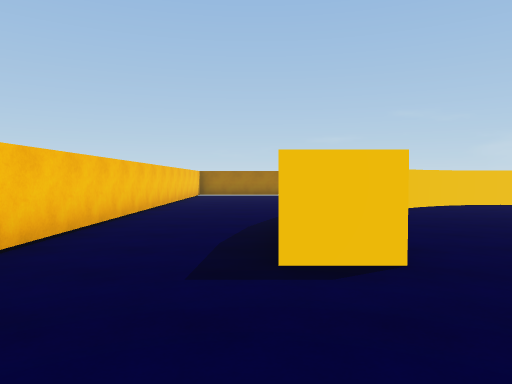
view 1 (above)

20 first-person views from a walk through a 3-D level made in the Unity game engine. The camera is 1.5 m above the floor, tilts 2° down and sees 70° across. The floor is counted in squares, 2 m on a side. Each view is taken from the middle of a square. On the plan, view 1 faces up. The plan holds only what a view shows up to about 11 squares ahead; the rest is blank.

view 2
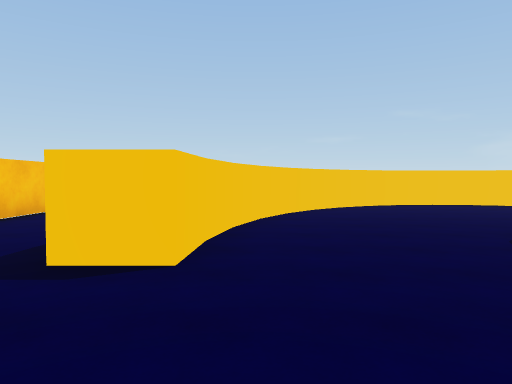

view 3
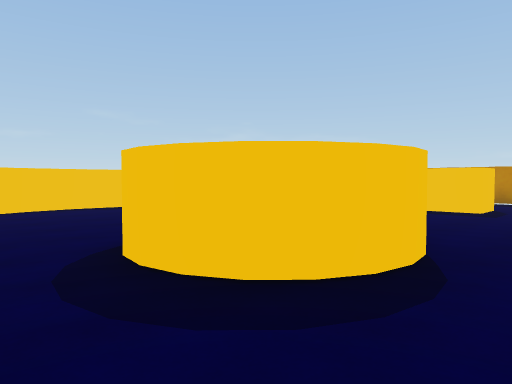

view 4
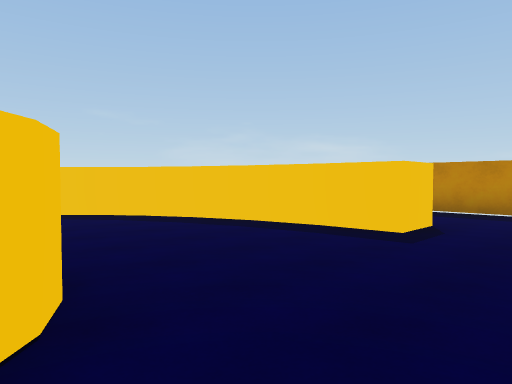

view 5
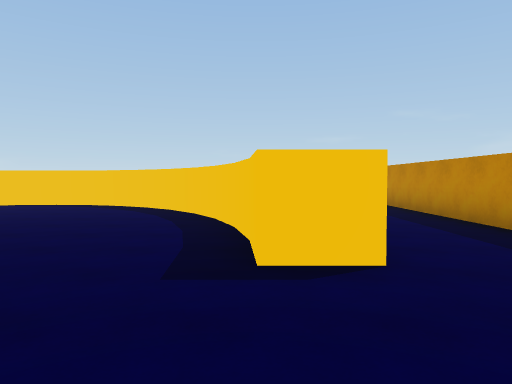

view 6
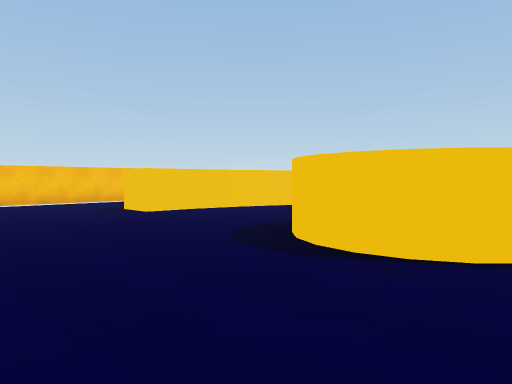

view 7
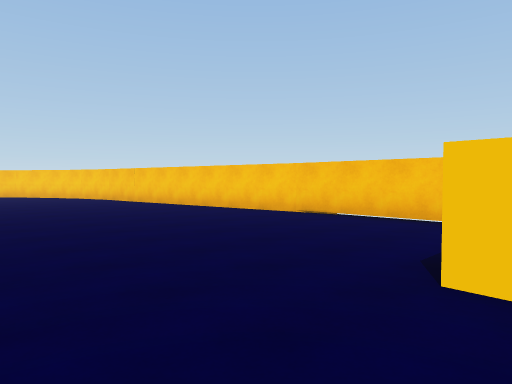

view 8
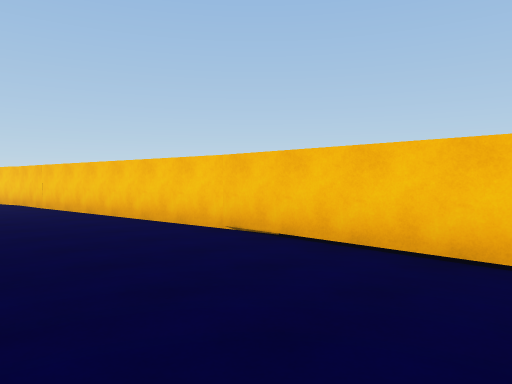

view 9
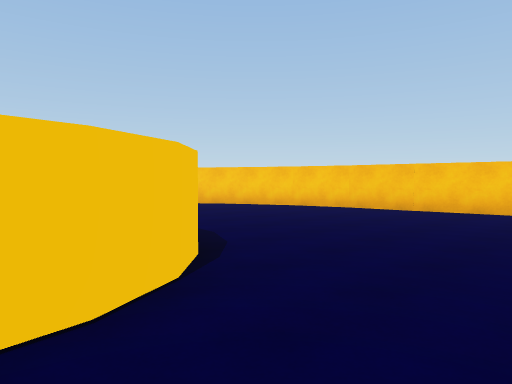

view 10
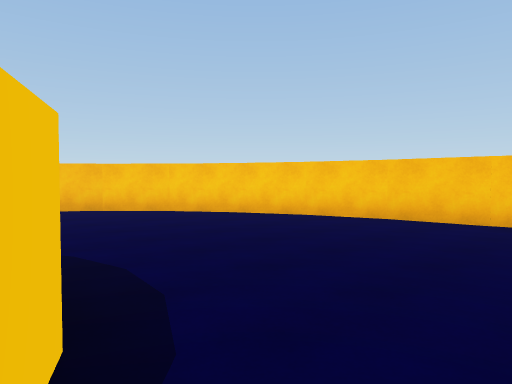

view 11
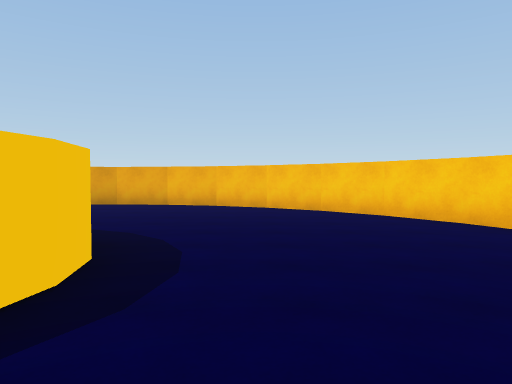

view 12
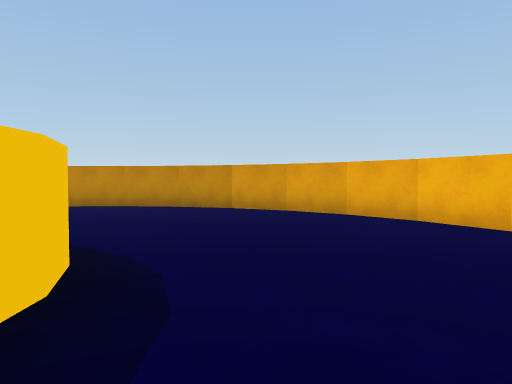

view 13
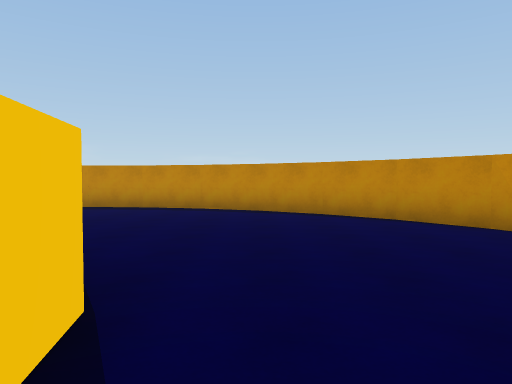

view 14
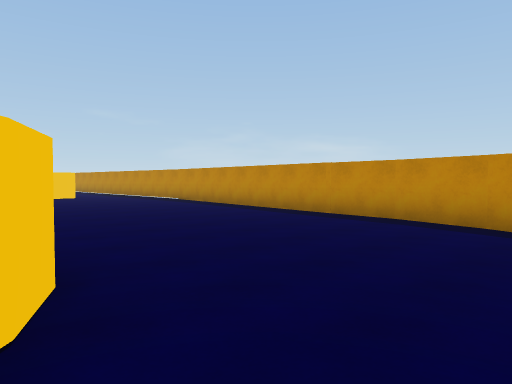

view 15
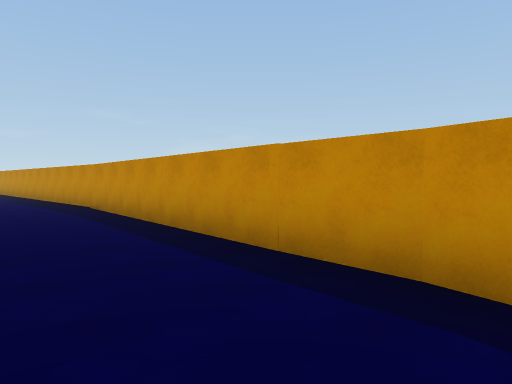

view 16
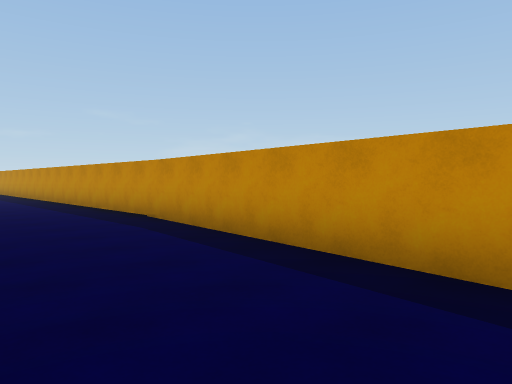

view 17
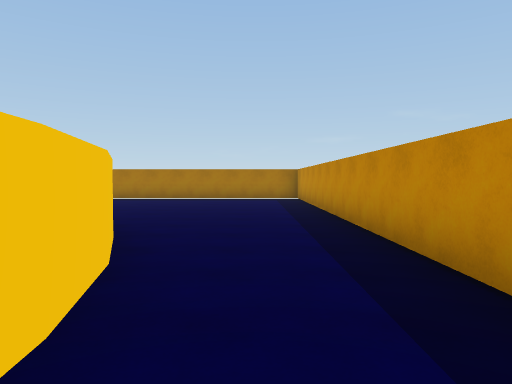

view 18
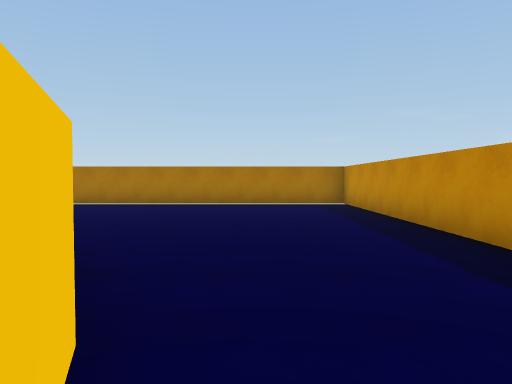

view 19
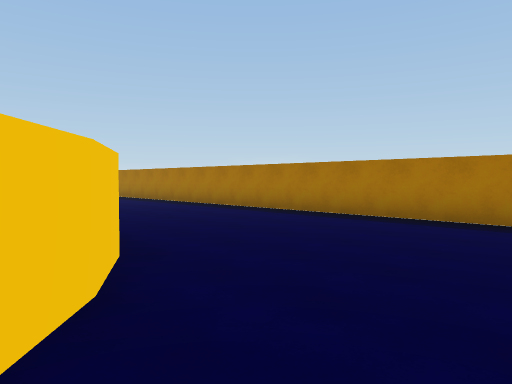

view 20
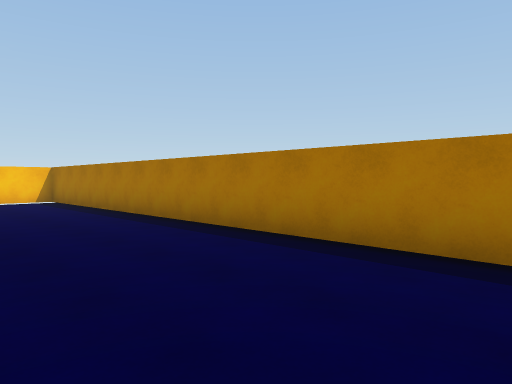

### Floor plan
Points are (right, up) in squares from view 1. A wall is a line through its corners. A room is listed if a view was taken in it or the views show most of it. See-through windows are left out.
Room 1 (views 1, 2, 3, 4, 5, 6, 7, 8, 9, 10, 11, 12, 13, 14, 15, 16, 17, 18, 19, 20)
walls: (7.7, 2.3) (7.1, 2.2); (8.8, 3.5) (8.5, 2.9) (8.1, 2.6) (7.4, 2.2) (6.6, 2.3) (6.2, 2.6) (5.8, 2.9) (5.6, 3.4) (5.5, 3.9) (5.6, 4.5); (1.4, 4.5) (1.3, 3.1) (0.1, 3.1); (12.9, 4.4) (12.6, 5.8); (1.7, 5.8) (1.4, 4.3); (12.7, 5.6) (12.2, 6.9); (14.1, 3.1) (13, 3.1) (12.9, 4.5); (12.3, 6.8) (11.6, 8); (2.7, 8) (2.1, 6.9) (1.6, 5.6); (11.7, 7.9) (10.9, 9); (13.7, 6.2) (14, 4.7) (14, 4.2); (3.4, 8.9) (2.7, 7.9); (10.9, 8.9) (10.1, 9.7) (9.1, 10.3); (4.5, -7.7) (4.9, -6.9) (5.5, -6.3) (6.3, -5.9) (6.7, -5.9); (4.3, 9.7) (3.3, 8.9); (13.2, 7.7) (13.7, 6.1); (5.2, 10.2) (4.2, 9.7); (9.2, 10.2) (8.1, 10.6); (6.2, 10.6) (5, 10.2); (8.2, 10.6) (7.1, 10.7); (7.3, 10.7) (6, 10.5); (-2.6, -1.1) (-1.5, -9.2); (16.6, -1.4) (16.6, 16.5) (-2, 16.5); (9.8, -9.2) (9.4, -10.1); (10.6, 11) (11.4, 10.2); (4.5, -9.4) (4.4, -8.5) (4.4, -8); (9.5, 11.6) (10.7, 10.9); (8, -11) (7, -11.2); (6.4, -11.1) (5.5, -10.7) (5.2, -10.4); (-1.6, -9) (-1.2, -10.7); (15.7, -9.1) (16.6, -1.3); (-2.5, 11) (-2.5, -1.2); (-1.2, -10.6) (-0.5, -12.2); (15.3, -10.6) (15.8, -8.9); (-0.6, -12.1) (0.4, -13.6); (14.7, -12.1) (15.4, -10.5); (0.4, -13.5) (1.5, -14.7); (13.8, -13.5) (14.8, -12); (1.4, -14.6) (2.7, -15.6) (4.2, -16.3); (11.4, -15.6) (12.8, -14.6) (13.9, -13.4); (4.1, -16.3) (5.7, -16.7); (10.1, -16.3) (11.6, -15.5); (5.5, -16.7) (7.2, -16.9); (8.6, -16.7) (10.2, -16.2); (-2.5, 16.1) (-2.5, 15.1); (7.1, -16.9) (8.7, -16.7)

Positions as (right, up) in squares from view 1, and headings:
1: (0, 0), facing up
2: (2, 0), facing up
3: (4, 1), facing up-right
4: (8, 1), facing up-right
5: (13, 0), facing up
6: (9, -1), facing up-left
7: (4, 4), facing down-left
8: (1, 3), facing down-left
9: (7, -4), facing down-left
10: (5, -6), facing down-left
11: (3, -6), facing down
12: (3, -10), facing down-right
13: (6, -12), facing right
14: (9, -12), facing up-right
15: (13, -10), facing up-right
16: (13, -7), facing up-right
17: (15, 3), facing up
18: (14, 6), facing up
19: (13, 10), facing up-left
20: (10, 13), facing up-left
